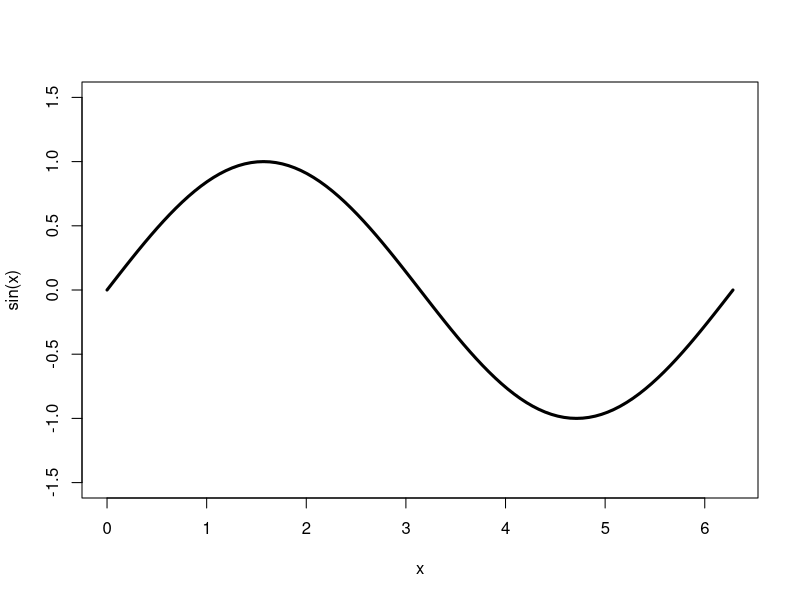

R code for this plot: (Note: this script raises an error after producing the figure.)
## ---- chunk 1
library(mvtnorm)

# goal
curve(sin(x), from = 0, to = 2*pi, lwd = 3, ylim = c(-1.5, 1.5))

# prior
N <- 50
grid <- matrix(seq(0, 2*pi, length.out = N), nrow = N)
Kff <- covMatrix(X = grid, sig2 = 1, l = 1)
prior.draws <- rmvnorm(5, mean = rep(0, N), sigma = Kff)

for (i in 1:nrow(prior.draws)) {
  points(x = grid, y = prior.draws[i,], type = "l", col = "gray")
}

# observations
x <- 0:6
x <- matrix(x, nrow = length(x))
y <- sin(x)
points(x = x, y = y, pch = 16, col = "green", cex = 3)

Kfy.joint <- covMatrix(X = rbind(grid, x), sig2 = 1, l = 1)
Kyy <- covMatrix(X = x, sig2 = 1, l = 1)
Kfy <- Kfy.joint[1:N, (N+1):ncol(Kfy.joint)]

# posterior
post.mean <- Kfy %*% solve(Kyy) %*% (y - 0)
points(x = grid, y = post.mean, type = "l", col = "purple", lwd = 2)

post.covar <- Kff - Kfy %*% solve(Kyy) %*% t(Kfy)
posterior.draws <- rmvnorm(5, mean = post.mean, sigma = post.covar)

for (i in 1:nrow(posterior.draws)) {
  points(x = grid, y = posterior.draws[i,], type = "l", col = "pink", lwd = 2)
}

points(x = x, y = y, pch = 16, col = "green", cex = 3)

# predictive distribution
xstar <- c(0.5, 1.5, 3.5, 4.5, 5.5, 2*pi)
xstar <- matrix(xstar, nrow = length(xstar))
points(x = xstar, y = sin(xstar), pch = 16, col = "red")
Kystary.full <- covMatrix(X = rbind(xstar, x), sig2 = 1, l = 1)
Kystary <- Kystary.full[1:length(xstar), (length(xstar) + 1):ncol(Kystary.full)]
Kystarystar <- covMatrix(X = xstar, sig2 = 1, l = 1)

pred.mean <- Kystary %*% solve(Kyy) %*% (y - 0)
points(x = xstar, y = pred.mean, col = "red", cex = 2)

pred.covar <- Kystarystar - Kystary %*% solve(Kyy) %*% t(Kystary)
pred.draws <- rmvnorm(5, mean = pred.mean, sigma = pred.covar)

for (i in 1:nrow(pred.draws)) {
  points(x = xstar, y = pred.draws[i,], col = "red")
}

points(x = grid, y = post.mean, type = "l", col = "purple", lwd = 2)
points(x = x, y = y, pch = 16, col = "green", cex = 3)
## ---- chunk 2




